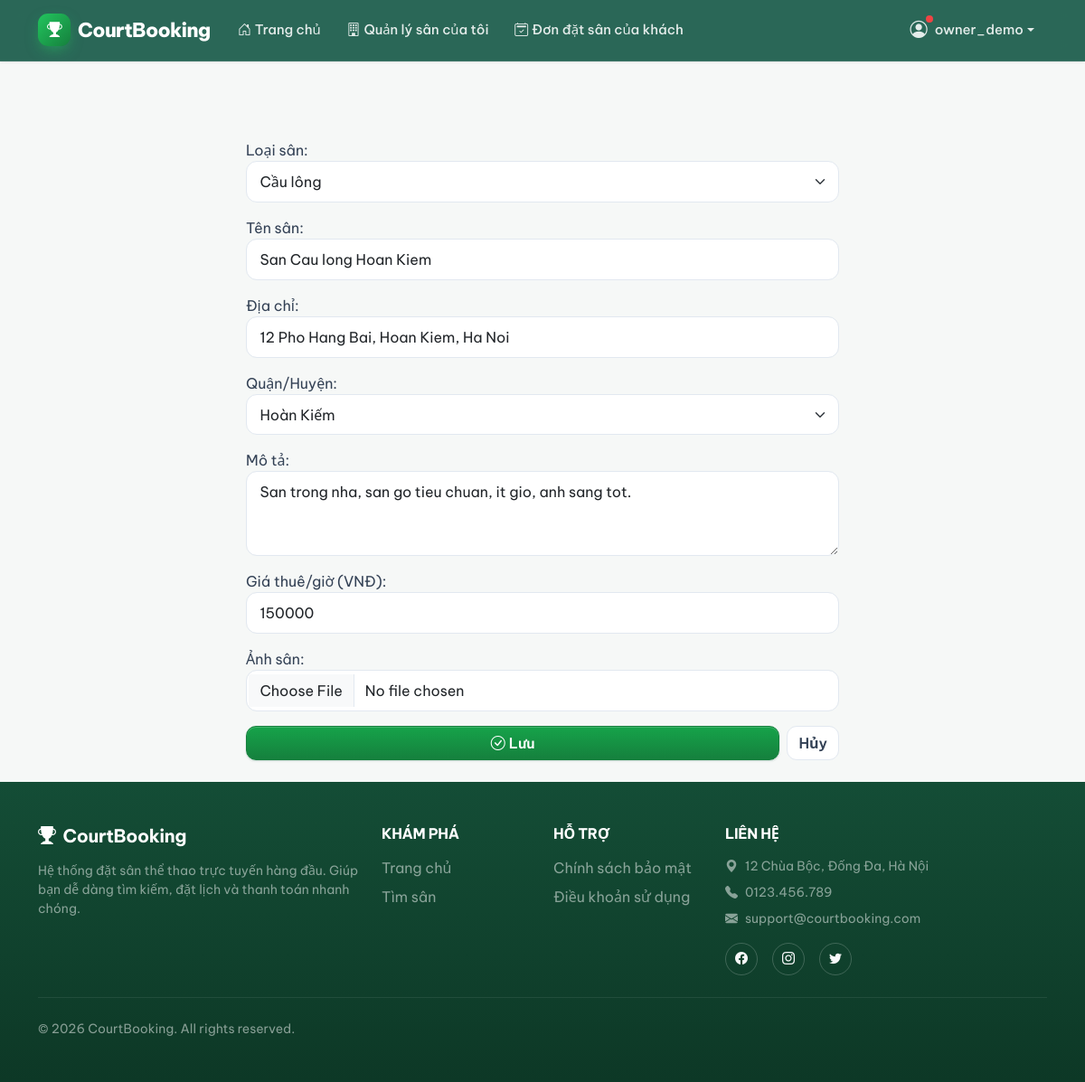
Page /edit/5/?confirm=1 (signed in) on the committed database.
### accounts/models.py (models this page shows, shortened)
class User(AbstractUser):
    ROLE_CHOICES = [
        ('guest',  'Khách'),
        ('player', 'Người chơi'),
        ('owner',  'Chủ sân'),
        ('admin',  'Quản trị'),
    ]
    phone = models.CharField(max_length=15, blank=True)
    role  = models.CharField(max_length=10, choices=ROLE_CHOICES, default='player')

### courts/models.py (models this page shows, shortened)
class Court(models.Model):
    COURT_TYPE_CHOICES = [
        ('badminton',  'Cầu lông'),
        ('football',   'Bóng đá'),
        ('pickleball', 'Pickleball'),
        ('basketball', 'Bóng rổ'),
        ('tennis',     'Tennis'),
    ]
    DISTRICT_CHOICES = [
        ('cau_giay',     'Cầu Giấy'),
        ('dong_da',      'Đống Đa'),
        ('hai_ba_trung', 'Hai Bà Trưng'),
        ('hoan_kiem',    'Hoàn Kiếm'),
        ('thanh_xuan',   'Thanh Xuân'),
        ('ha_dong',      'Hà Đông'),
        ('bac_tu_liem',  'Bắc Từ Liêm'),
        ('nam_tu_liem',  'Nam Từ Liêm'),
        ('khac',         'Khác'),
    ]
    name           = models.CharField(max_length=200, verbose_name='Tên sân')
    court_type     = models.CharField(max_length=20, choices=COURT_TYPE_CHOICES, verbose_name='Loại sân')
    address        = models.CharField(max_length=300, verbose_name='Địa chỉ')
    district       = models.CharField(max_length=20, choices=DISTRICT_CHOICES, default='khac',
                                      blank=True, verbose_name='Quận/Huyện')
    description    = models.TextField(blank=True, verbose_name='Mô tả')
    price_per_hour = models.DecimalField(max_digits=10, decimal_places=0, verbose_name='Giá thuê/giờ (VNĐ)')
    image          = models.ImageField(upload_to='courts/', blank=True, null=True, verbose_name='Ảnh sân')
    is_active      = models.BooleanField(default=True, verbose_name='Đang hoạt động')
    owner          = models.ForeignKey(
        settings.AUTH_USER_MODEL,
        on_delete=models.SET_NULL,
        null=True,
        blank=True,
        related_name='owned_courts',
        verbose_name='Chủ sân',
    )
    created_at     = models.DateTimeField(auto_now_add=True, verbose_name='Ngày tạo')
    class Meta:
        ordering = ['-created_at']
        verbose_name = 'Sân'
        verbose_name_plural = 'Danh sách sân'

### courts/views.py (the view)
# urls.py: path('edit/<int:pk>/', views.court_update, name='court_update'),
def court_update(request, pk):
    if request.session.get('role') != 'owner':
        return redirect('accounts:login')
    court = get_object_or_404(Court, pk=pk)
    if court.owner != request.user:
        messages.error(request, 'Bạn không có quyền sửa sân này.')
        return redirect('courts:my_court_list')
    if court.is_active and request.method == 'GET' and request.GET.get('confirm') != '1':
        return render(request, 'courts/court_edit_confirm.html', {'court': court})
    if request.method == 'POST':
        form = CourtForm(request.POST, request.FILES, instance=court)
        if form.is_valid():
            updated = form.save(commit=False)
            if court.is_active:
                updated.is_active = False
                messages.warning(
                    request,
                    f'Đã cập nhật sân "{court.name}". Sân sẽ ẩn khỏi danh sách và chờ admin duyệt lại.'
                )
            else:
                messages.success(request, f'Đã cập nhật sân "{court.name}".')
            updated.save()
            return redirect('courts:my_court_list')
    else:
        form = CourtForm(instance=court)
    return render(request, 'courts/court_form.html', {
        'form':        form,
        'action_text': 'Cập nhật sân',
        'court':       court,
    })

### courts/forms.py
class CourtForm(forms.ModelForm):
    class Meta:
        model  = Court
        fields = [
            'court_type',
            'name',
            'address',
            'district',
            'description',
            'price_per_hour',
            'image',
        ]
        widgets = {
            'court_type':     forms.Select(attrs={'class': 'form-select'}),
            'name':           forms.TextInput(attrs={'class': 'form-control'}),
            'address':        forms.TextInput(attrs={'class': 'form-control'}),
            'district':       forms.Select(attrs={'class': 'form-select'}),
            'description':    forms.Textarea(attrs={'class': 'form-control', 'rows': 3}),
            'price_per_hour': forms.NumberInput(attrs={'class': 'form-control'}),
            'image':          CustomImageWidget(attrs={'class': 'form-control'}),
        }

### courts/templates/courts/court_form.html (shortened to what this page needs)
{% extends 'base.html' %}
{% block content %}
<div class="container my-4" style="max-width: 680px;">
    <form method="POST" enctype="multipart/form-data">
        {{ form.as_p }}
        <div class="d-flex gap-2 mt-3">
            <button type="submit" class="btn btn-primary flex-grow-1">
                <i class="bi bi-check-circle me-1"></i>Lưu
            </button>
            <a href="{% url 'courts:my_court_list' %}" class="btn btn-outline-secondary">
                Hủy
            </a>
        </div>
    </form>
</div>
{% endblock %}

### templates/partials/header.html (shortened to what this page needs)
<nav class="navbar navbar-expand-lg navbar-dark shadow-sm sticky-top" style="background-color: rgba(6, 78, 59, 0.85) !important; backdrop-filter: blur(12px); -webkit-backdrop-filter: blur(12px); border-bottom: 1px solid rgba(255, 255, 255, 0.1);">
    <div class="container">
        <a class="navbar-brand fw-bold d-flex align-items-center" href="{% url 'courts:court_list' %}">
            <i class="bi bi-trophy-fill me-2" style="font-size: 1.4rem;"></i>
            CourtBooking
        </a>
        <div class="collapse navbar-collapse" id="navbarMain">
            <ul class="navbar-nav me-auto mb-2 mb-lg-0">
                <li class="nav-item">
                    <a class="nav-link {% if request.resolver_match.view_name == 'courts:court_list' %}active-link{% endif %}" href="{% url 'courts:court_list' %}">
                        <i class="bi bi-house-door me-1"></i>Trang chủ
                    </a>
                </li>
                {% if user.is_authenticated %}
                    {% if request.session.role == 'owner' %}
                    <li class="nav-item">
                        <a class="nav-link {% if request.resolver_match.view_name == 'courts:my_court_list' %}active-link{% endif %}" href="{% url 'courts:my_court_list' %}">
                            <i class="bi bi-building me-1"></i>Quản lý sân của tôi
                        </a>
                    </li>
                    <li class="nav-item">
                        <a class="nav-link {% if request.resolver_match.view_name == 'bookings:owner_booking_list' %}active-link{% endif %}" href="{% url 'bookings:owner_booking_list' %}">
                            <i class="bi bi-calendar2-check me-1"></i>Đơn đặt sân của khách
                        </a>
                    </li>
                    {% endif %}
                {% endif %}
            </ul>
            <ul class="navbar-nav ms-auto mb-2 mb-lg-0">
                {% if user.is_authenticated %}
                    <li class="nav-item dropdown">
                        <a class="nav-link dropdown-toggle d-flex align-items-center"
                           href="#" role="button"
                           data-bs-toggle="dropdown" aria-expanded="false">
                            <span class="position-relative d-inline-block me-1">
                                <i class="bi bi-person-circle" style="font-size: 1.2rem;"></i>
                                <span class="notify-dot"></span>
                            </span>
                            {{ user.username }}
                        </a>
                    </li>
                {% endif %}
            </ul>
        </div>
    </div>
</nav>

### static/css/style.css (style rules this page uses)
:root { --primary: #15803d; --primary-dark: #0f6030; --primary-light: #dcfce7; --primary-muted: rgba(21, 128, 61, 0.06); --text-muted: #6b7280; --border: #e5e7eb; --shadow-sm: 0 1px 3px rgba(0,0,0,.08), 0 1px 2px rgba(0,0,0,.05); --shadow-md: 0 4px 12px rgba(0,0,0,.12), 0 2px 6px rgba(0,0,0,.07); --shadow-hover: 0 8px 24px rgba(0,0,0,.14), 0 4px 8px rgba(0,0,0,.08); --radius-card: 14px; --radius-img: 12px 12px 0 0; }
.card, .btn, a { transition: all 0.2s ease; }
.navbar { background-color: var(--primary) !important; box-shadow: 0 2px 8px rgba(0,0,0,.15); }
.navbar-brand { font-size: 1.35rem; letter-spacing: -.3px; }
.navbar .nav-link { color: rgba(255,255,255,.88) !important; font-size: .93rem; padding-left: .75rem !important; padding-right: .75rem !important; }
html { scroll-behavior: smooth; }
body { animation: pageFadeIn 0.4s ease-out; }
.navbar { transition: box-shadow 0.25s ease !important; }
.btn { transition: transform 0.15s ease, box-shadow 0.15s ease, background-color 0.2s ease, border-color 0.2s ease !important; }
.notify-dot { position: absolute; top: -2px; right: -2px; width: 8px; height: 8px; background-color: #ef4444; border-radius: 50%; animation: pulseDot 2s cubic-bezier(0.4, 0, 0.6, 1) infinite; }
.navbar-nav .nav-link { position: relative; transition: all 0.3s ease-in-out !important; display: inline-flex !important; align-items: center; }
.navbar-nav .nav-link i { margin-right: 0.25rem !important; transition: margin-right 0.3s ease-in-out !important; }
:root { --primary-50: #f0fdf4; --primary-100: #dcfce7; --primary-200: #bbf7d0; --primary-900: #064e3b; --surface: #ffffff; --bg: #f6f8f7; --ink: #0f172a; --ink-2: #334155; --radius: 16px; --radius-lg: 22px; --ring: 0 0 0 4px rgba(21, 128, 61, .16); --shadow-sm: 0 1px 2px rgba(15, 23, 42, .04), 0 1px 3px rgba(15, 23, 42, .06); --shadow-md: 0 4px 6px -1px rgba(15, 23, 42, .06), 0 10px 24px -6px rgba(15, 23, 42, .10); --shadow-hover: 0 18px 40px -12px rgba(6, 78, 59, .28); --radius-card: var(--radius); --bs-body-font-family: 'Be Vietnam Pro', system-ui, -apple-system, 'Segoe UI', sans-serif; --bs-link-color: #15803d; --bs-link-hover-color: #0f6030; }
body { font-family: var(--bs-body-font-family); background-color: var(--bg); color: var(--ink-2); -webkit-font-smoothing: antialiased; }
html { scrollbar-color: #c7d2cc transparent; }
.navbar { padding-top: .65rem; padding-bottom: .65rem; box-shadow: 0 8px 24px -12px rgba(0,0,0,.35) !important; }
.navbar-brand { font-weight: 800 !important; letter-spacing: -.03em; }
.navbar-brand i { display: inline-flex; align-items: center; justify-content: center; width: 36px; height: 36px; border-radius: 11px; background: linear-gradient(135deg, #22c55e, #15803d); box-shadow: 0 6px 16px -4px rgba(34,197,94,.6); font-size: 1.05rem !important; }
.navbar-nav .nav-link { border-radius: 999px; padding: .45rem .9rem !important; font-weight: 500; }
.btn { border-radius: 11px; font-weight: 600; }
.btn-success, .btn-primary { background: linear-gradient(180deg, #16a34a, #15803d) !important; border-color: #15803d !important; color: #fff !important; box-shadow: inset 0 1px 0 rgba(255,255,255,.18), 0 1px 2px rgba(6,78,59,.2); }
.btn-outline-secondary { border-color: #e2e8f0; color: var(--ink-2); background: #fff; }
.form-control, .form-select { border: 1.5px solid #e2e8f0; border-radius: 12px; padding: .62rem .9rem; transition: border-color .15s ease, box-shadow .15s ease; }
.shadow-sm { box-shadow: var(--shadow-sm) !important; }

### rows in the picture
User: username "owner_demo"
Court: court_type "Cầu lông", name "San Cau long Hoan Kiem", address "12 Pho Hang Bai, Hoan Kiem, Ha Noi", district "Hoàn Kiếm", description "San trong nha, san go tieu chuan, it gio, anh sang tot.", price_per_hour "150000"
